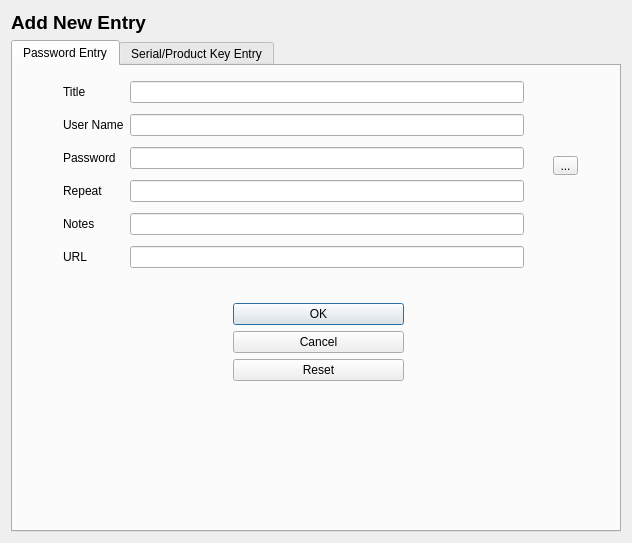
<?xml version="1.0" encoding="UTF-8"?>
<ui version="4.0">
 <class>NewEntryForm</class>
 <widget class="QDialog" name="NewEntryForm">
  <property name="geometry">
   <rect>
    <x>0</x>
    <y>0</y>
    <width>632</width>
    <height>543</height>
   </rect>
  </property>
  <property name="windowTitle">
   <string>Dialog</string>
  </property>
  <layout class="QGridLayout" name="gridLayout_3">
   <item row="0" column="0">
    <widget class="QLabel" name="label_Heading">
     <property name="font">
      <font>
       <pointsize>14</pointsize>
       <weight>75</weight>
       <bold>true</bold>
      </font>
     </property>
     <property name="text">
      <string>Add New Entry</string>
     </property>
    </widget>
   </item>
   <item row="1" column="0">
    <widget class="QTabWidget" name="tabWidget">
     <property name="currentIndex">
      <number>0</number>
     </property>
     <widget class="QWidget" name="tab">
      <attribute name="title">
       <string>Password Entry</string>
      </attribute>
      <widget class="QWidget" name="formLayoutWidget">
       <property name="geometry">
        <rect>
         <x>50</x>
         <y>10</y>
         <width>461</width>
         <height>201</height>
        </rect>
       </property>
       <layout class="QGridLayout" name="gridLayout">
        <item row="1" column="2">
         <widget class="QLineEdit" name="lineEdit_userName"/>
        </item>
        <item row="2" column="0">
         <widget class="QLabel" name="label_4">
          <property name="text">
           <string>Password</string>
          </property>
         </widget>
        </item>
        <item row="1" column="0">
         <widget class="QLabel" name="label_3">
          <property name="text">
           <string>User Name</string>
          </property>
         </widget>
        </item>
        <item row="5" column="0">
         <widget class="QLabel" name="label_7">
          <property name="text">
           <string>URL</string>
          </property>
         </widget>
        </item>
        <item row="3" column="2">
         <widget class="QLineEdit" name="lineEdit_password2"/>
        </item>
        <item row="2" column="2">
         <widget class="QLineEdit" name="lineEdit_password"/>
        </item>
        <item row="4" column="0">
         <widget class="QLabel" name="label_6">
          <property name="text">
           <string>Notes</string>
          </property>
         </widget>
        </item>
        <item row="4" column="2">
         <widget class="QLineEdit" name="lineEdit_notes"/>
        </item>
        <item row="3" column="0">
         <widget class="QLabel" name="label_5">
          <property name="text">
           <string>Repeat</string>
          </property>
         </widget>
        </item>
        <item row="0" column="0">
         <widget class="QLabel" name="label_2">
          <property name="text">
           <string>Title</string>
          </property>
         </widget>
        </item>
        <item row="0" column="2">
         <widget class="QLineEdit" name="lineEdit_passwordTitle"/>
        </item>
        <item row="5" column="2">
         <widget class="QLineEdit" name="lineEdit_url">
          <property name="inputMethodHints">
           <set>Qt::ImhPreferUppercase|Qt::ImhUrlCharactersOnly</set>
          </property>
         </widget>
        </item>
       </layout>
      </widget>
      <widget class="QToolButton" name="toolButton">
       <property name="geometry">
        <rect>
         <x>540</x>
         <y>90</y>
         <width>25</width>
         <height>19</height>
        </rect>
       </property>
       <property name="text">
        <string>...</string>
       </property>
      </widget>
      <widget class="QDialogButtonBox" name="buttonBox_response">
       <property name="geometry">
        <rect>
         <x>220</x>
         <y>230</y>
         <width>171</width>
         <height>91</height>
        </rect>
       </property>
       <property name="sizePolicy">
        <sizepolicy hsizetype="Expanding" vsizetype="Expanding">
         <horstretch>0</horstretch>
         <verstretch>0</verstretch>
        </sizepolicy>
       </property>
       <property name="toolTip">
        <string extracomment="Hey"/>
       </property>
       <property name="orientation">
        <enum>Qt::Vertical</enum>
       </property>
       <property name="standardButtons">
        <set>QDialogButtonBox::Cancel|QDialogButtonBox::Ok|QDialogButtonBox::Reset</set>
       </property>
       <property name="centerButtons">
        <bool>true</bool>
       </property>
      </widget>
     </widget>
     <widget class="QWidget" name="tab_2">
      <attribute name="title">
       <string>Serial/Product Key Entry</string>
      </attribute>
      <layout class="QGridLayout" name="gridLayout_2">
       <item row="3" column="2">
        <widget class="QPlainTextEdit" name="plainTextEdit_keyNotes"/>
       </item>
       <item row="1" column="0" rowspan="2" colspan="2">
        <widget class="QLabel" name="label_8">
         <property name="text">
          <string>Serial/Product Key:</string>
         </property>
        </widget>
       </item>
       <item row="3" column="0">
        <widget class="QLabel" name="label_9">
         <property name="text">
          <string>Notes:</string>
         </property>
        </widget>
       </item>
       <item row="0" column="2">
        <widget class="QLineEdit" name="lineEdit_keyTitle"/>
       </item>
       <item row="2" column="2">
        <widget class="QLineEdit" name="lineEdit_key"/>
       </item>
       <item row="0" column="0">
        <widget class="QLabel" name="label">
         <property name="text">
          <string>Title:</string>
         </property>
        </widget>
       </item>
       <item row="4" column="2">
        <widget class="QDialogButtonBox" name="buttonBox_keyResponse">
         <property name="standardButtons">
          <set>QDialogButtonBox::Cancel|QDialogButtonBox::Ok</set>
         </property>
        </widget>
       </item>
      </layout>
     </widget>
    </widget>
   </item>
  </layout>
 </widget>
 <resources/>
 <connections/>
</ui>
